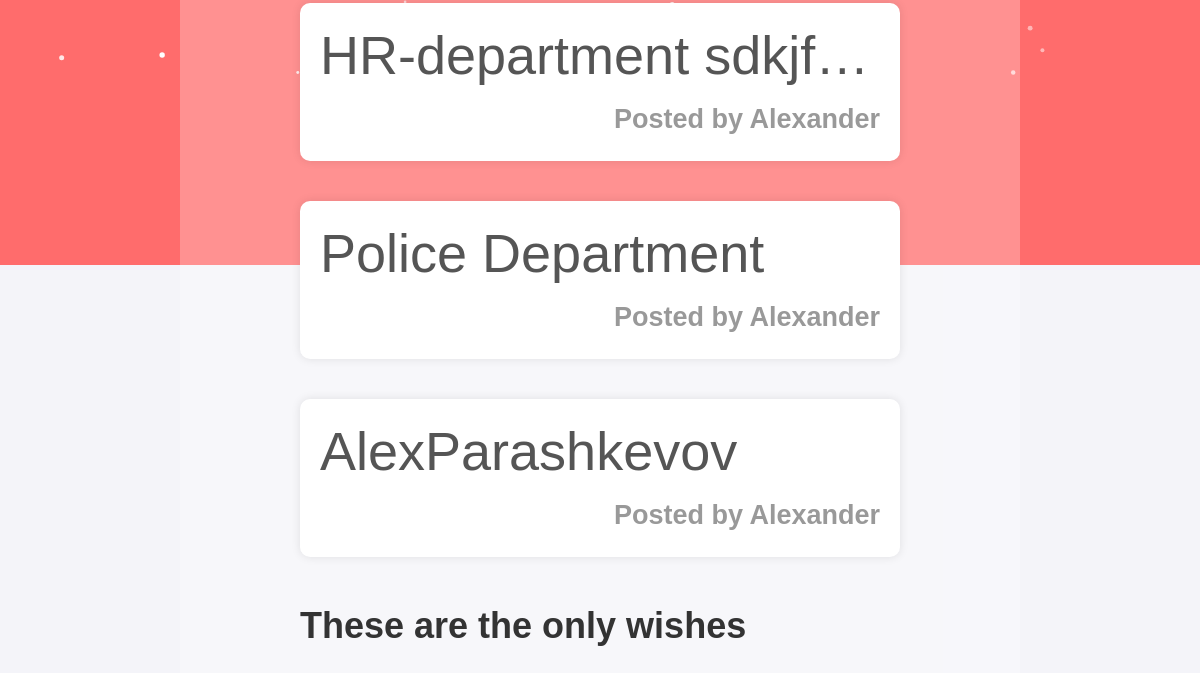
The app's page /dashboard/ (lower part), older data.
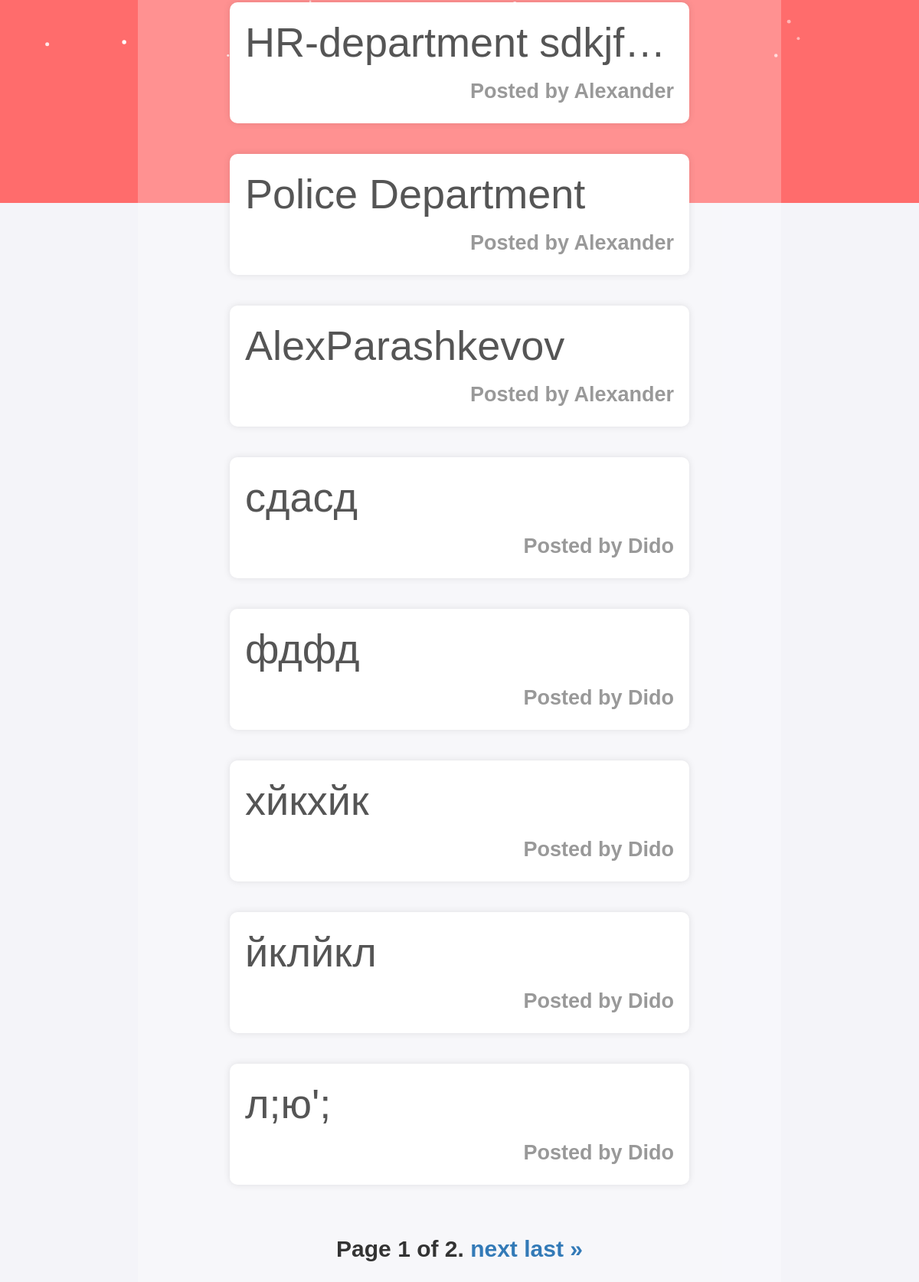
The same page, newer data.
### SantasWorkshop/presents/models.py (models this page shows)
class Present(models.Model):
    PRESENT_MAX_LENGTH = 40
    name = models.CharField(
        max_length=PRESENT_MAX_LENGTH,
        blank=False,
    )
    description = models.TextField(
        max_length=100,
        blank=False,
    )
    image = models.URLField(
        blank=False,
        help_text='Help Santa identify this present!',
    )
    user = models.ForeignKey(
        to=UserModel,
        on_delete=models.CASCADE,
        related_name='presents'
    )

### SantasWorkshop/accounts/models.py (models this page shows, shortened)
class Profile(models.Model):
    user = models.OneToOneField(
        AppUser,
        on_delete=models.CASCADE,
        primary_key=True,
        related_name='profile'
    )
    age = models.IntegerField(
        blank=True,
        null=True,
        default=None
    )
    first_name = models.CharField(
        max_length=30,
        blank=True,
        null=True,
    )
    last_name = models.CharField(
        max_length=30,
        blank=True,
        null=True,
    )
    image = models.ImageField(
        upload_to='profile_photos/',
        blank=True,
        null=True,
    )

### SantasWorkshop/base/views.py (the view)
# urls.py: path('dashboard/', DashboardView.as_view(), name='dash'),
class DashboardView(ListView):
    template_name = 'presents/dashboard.html'
    context_object_name = 'presents'
    paginate_by = 9
    def get_queryset(self):
        queryset = Present.objects.all()
        if 'query' in self.request.GET:
            query = self.request.GET.get('query')
            queryset = queryset.filter(name__icontains=query)
        return queryset

### templates/presents/dashboard.html (shortened to what this page needs)
{% extends 'common/base.html' %}
{% load static %}
{% block content %}
    <div class="container">
        <div class="posts">
            {% for present in presents %}
                <a href="{% url 'present-details' present.pk %}">
                    <div class="post">
                        <h2> {{ present.name|truncatechars:20 }} </h2>
                        <div class="post-meta">
                            <span>Posted by {% if present.user.profile.first_name %}
                                {{ present.user.profile.first_name }}
                            {% else %}
                                {{ present.user.username }}
                            {% endif %}</span>
                        </div>
                    </div>
                </a>
            {% empty %}
                <h1 class="no-posts">No Posts</h1>
            {% endfor %}
            {% if not page_obj.has_next and page_obj.number == 1 %}
                <p>These are the only wishes</p>
            {% else %}
                <div class="pagination">
                    <span class="step-links">
                        <span class="current">
                            Page {{ page_obj.number }} of {{ page_obj.paginator.num_pages }}.
                        </span>
                        {% if page_obj.has_next %}
                            <a href="?page={{ page_obj.next_page_number }}">next</a>
                            <a href="?page={{ page_obj.paginator.num_pages }}">last &raquo;</a>
                        {% endif %}
                    </span>
                </div>
            {% endif %}
        </div>
    </div>
{% endblock %}

### templates/common/base.html (shortened to what this page needs)
{% load static %}
<!DOCTYPE html>
<html lang="en">
<head>
    <link href="https://cdn.jsdelivr.net/npm/bootstrap@5.3.3/dist/css/bootstrap.min.css" rel="stylesheet"
>
    {% block styles %}
        <link rel="stylesheet" href="{% static 'css/styles.css' %}">
    {% endblock %}
</head>
<body>
<div id="main-background">
    {% include 'common/snow.html' %}
    <main id="main-view">
        {% block content %}
        {% endblock %}
    </main>
</div>
</body>
</html>

### templates/common/nav.html (shortened to what this page needs)
{% load static %}

### templates/common/snow.html (shortened to what this page needs)
{% load static %}
<section class="sky">
    </section>

### static/css/main.css (style rules this page uses)
#main-background { position: relative; min-height: 100vh; width: auto; overflow: auto; z-index: 10; }
#main-view { position: relative; top: 0; left: 15%; right: 15%; width: 70%; height: auto; background-color: rgba(255, 255, 255, 0.25); padding: 20px; padding-top: 10vh; z-index: 1; }
* { box-sizing: border-box; margin: 0; padding: 0; }
body { font-family: "Roboto", sans-serif; font-weight: 300; font-style: normal; background-color: #f3f0f0; line-height: 1.6; color: #333; }
.container { width: 80%; margin: 0 auto; padding: 20px; max-width: 1200px; }
h2 { font-size: 1.8rem; margin-bottom: 10px; }
a { text-decoration: none; color: #337ab7; }
.post { padding: 20px; border-radius: 10px; background-color: #ffffff; box-shadow: 0 0 10px rgba(0, 0, 0, 0.1); margin-bottom: 20px; }
.post h2 { margin: 0; color: #555; text-align: left; }
.post-meta { margin-top: 10px; display: flex; justify-content: end; font-size: 0.9em; color: #999; }
.posts { margin-top: 20px; display: flex; flex-direction: column; gap: 20px; }

### static/css/nav.css (style rules this page uses)
body, html { margin: 0; padding: 0; overflow-x: hidden; }

### static/css/snow.css (style rules this page uses)
body, html { margin: 0; height: auto; font-weight: 700; font-size: 30px; color: #FFF; }
.sky { height: 100vh; width: 100vw; position: fixed; top: 0; left: 0; z-index: -1; overflow: hidden; }

### static/css/dashboard.css (style rules this page uses)
.pagination { display: flex; justify-content: center; gap: 15px; margin-top: 20px; }

### static/css/about.css (style rules this page uses)
body { font-family: 'Arial', sans-serif; background-color: #f4f4f9; color: #333; }
main { padding: 2rem 10%; line-height: 1.6; }
main h2 { color: #c62828; text-align: center; margin-bottom: 1rem; }

Row changes from the older to the newer data that the page shows:
added Present: name "сдасд", user.profile.first_name "Dido"
added Present: name "фдфд", user.profile.first_name "Dido"
added Present: name "хйкхйк", user.profile.first_name "Dido"
added Present: name "йклйкл", user.profile.first_name "Dido"
added Present: name "л;ю';", user.profile.first_name "Dido"
Text that changed along with them:
{{ page_obj.number }}: (not shown) → "1"
{{ page_obj.paginator.num_pages }}: (not shown) → "2"
text no longer shown: "These are the only wishes"
text now shown: "Page of . next last »"
